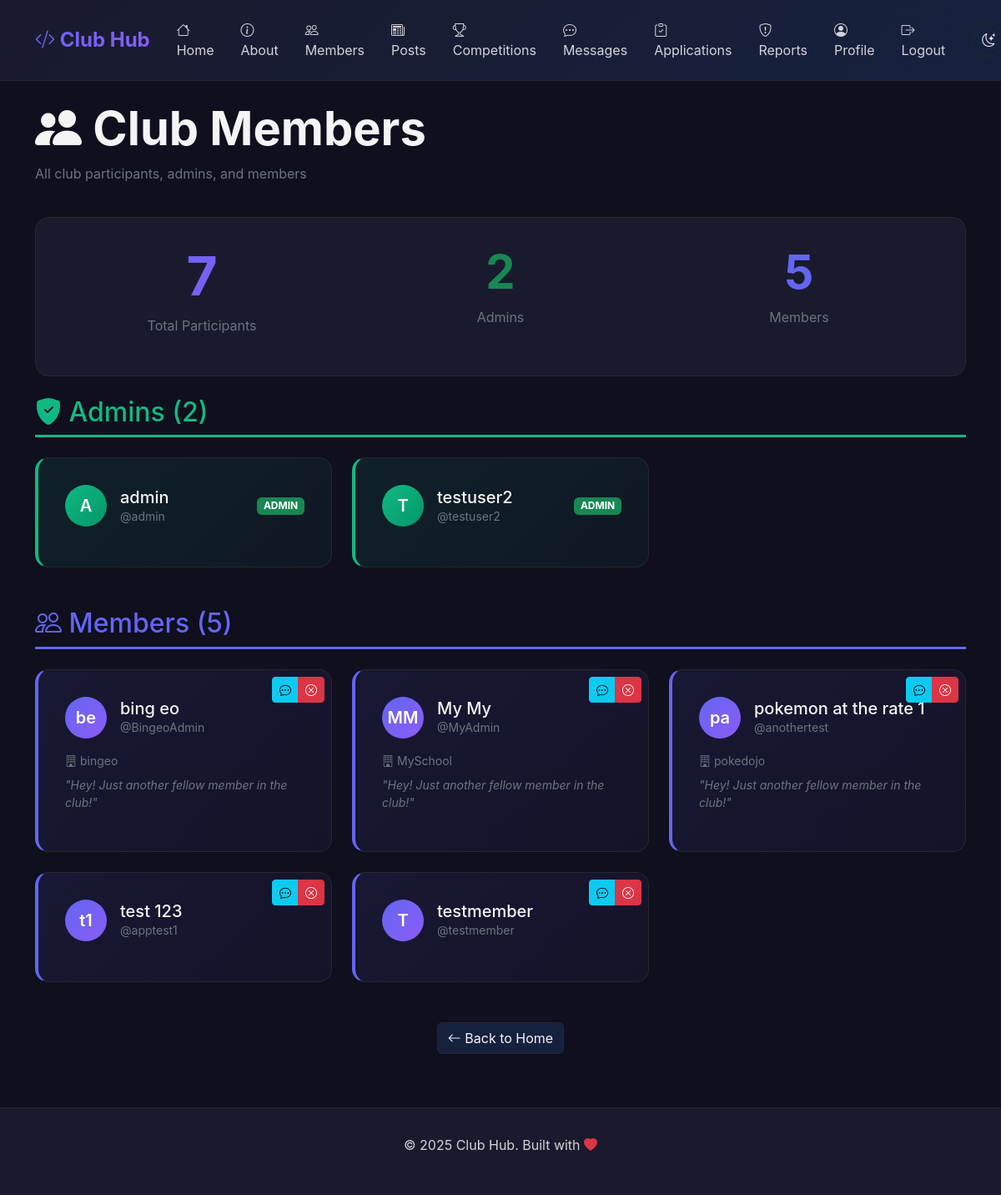
The app's page /accounts/members/ (signed in) with its own data.
### accounts/models.py (models this page shows, shortened)
class User(AbstractUser):
    ROLE_CHOICES = [
        ('admin', 'Admin'),
        ('member', 'Member'),
    ]
    role = models.CharField(
        max_length=10,
        choices=ROLE_CHOICES,
        default='member',
        help_text="User role: Admin (full access) or Member (limited access)"
    )
    email = models.EmailField(
        unique=True,
        help_text="Must be unique across all users"
    )
    class Meta:
        ordering = ['-date_joined']
        verbose_name = 'User'
        verbose_name_plural = 'Users'
    @property
    def is_admin(self):
        return self.role == 'admin'
    @property
    def is_club_member(self):
        return self.role == 'member'

class Profile(models.Model):
    user = models.OneToOneField(
        User,
        on_delete=models.CASCADE,
        related_name='profile'
    )
    age = models.PositiveIntegerField(
        help_text="User's age in years"
    )
    school = models.CharField(
        max_length=200,
        help_text="Current school/institution"
    )
    programming_experience = models.TextField(
        help_text="Description of programming background and experience"
    )
    bio = models.TextField(
        max_length=500,
        default="Hey! Just another fellow member in the club!",
        help_text="Short bio (max 500 characters)"
    )
    created_at = models.DateTimeField(auto_now_add=True)
    updated_at = models.DateTimeField(auto_now=True)
    class Meta:
        ordering = ['-created_at']
        verbose_name = 'Profile'
        verbose_name_plural = 'Profiles'

### accounts/views.py (the view)
# urls.py: path('members/', views.members_list_view, name='members'),
@login_required
def members_list_view(request):
    from accounts.models import User
    admins = User.objects.filter(role='admin').select_related('profile').order_by('username')
    members = User.objects.filter(role='member').select_related('profile').order_by('username')
    context = {
        'admins': admins,
        'members': members,
        'total_admins': admins.count(),
        'total_members': members.count(),
        'total_participants': admins.count() + members.count(),
    }
    return render(request, 'accounts/members.html', context)

### accounts/templates/accounts/members.html (shortened to what this page needs)
{% extends 'base.html' %}
{% block content %}
<div class="d-flex justify-content-between align-items-center mb-4">
    <div>
        <h1 class="display-4 fw-bold"><i class="bi bi-people-fill"></i> Club Members</h1>
        <p class="text-secondary">All club participants, admins, and members</p>
    </div>
</div>
<div class="card-custom mb-4 text-center">
    <div class="row">
        <div class="col-md-4">
            <h2 class="display-3 fw-bold mb-2" style="background: linear-gradient(135deg, #6366f1, #8b5cf6); -webkit-background-clip: text; -webkit-text-fill-color: transparent;">
                {{ total_participants }}
            </h2>
            <p class="text-secondary">Total Participants</p>
        </div>
        <div class="col-md-4">
            <h3 class="display-4 fw-bold mb-2 text-success">{{ total_admins }}</h3>
            <p class="text-secondary">Admins</p>
        </div>
        <div class="col-md-4">
            <h3 class="display-4 fw-bold mb-2" style="color: var(--accent-primary);">{{ total_members }}</h3>
            <p class="text-secondary">Members</p>
        </div>
    </div>
</div>
<div class="mb-5">
    <h2 class="mb-4 pb-2" style="border-bottom: 3px solid var(--success); color: var(--success);">
        <i class="bi bi-shield-fill-check"></i> Admins ({{ total_admins }})
    </h2>
    {% if admins %}
        <div class="row g-4">
            {% for admin in admins %}
                <div class="col-md-6 col-lg-4">
                    <div class="card-custom h-100" style="background: linear-gradient(135deg, rgba(16, 185, 129, 0.1), rgba(16, 185, 129, 0.05)); border-left: 4px solid var(--success);">
                        <div class="d-flex align-items-center gap-3 mb-3">
                            <div class="rounded-circle d-flex align-items-center justify-content-center"
                                 style="width: 50px; height: 50px; background: linear-gradient(135deg, #10b981, #059669); color: white; font-weight: 600; font-size: 1.25rem;">
                                {% if admin.first_name and admin.last_name %}
                                    {{ admin.first_name.0 }}{{ admin.last_name.0 }}
                                {% else %}
                                    {{ admin.username.0|upper }}
                                {% endif %}
                            </div>
                            <div class="flex-grow-1">
                                <h5 class="mb-0" style="color: var(--text-primary);">
                                    {% if admin.first_name and admin.last_name %}
                                        {{ admin.first_name }} {{ admin.last_name }}
                                    {% else %}
                                        {{ admin.username }}
                                    {% endif %}
                                </h5>
                                <p class="mb-0 small text-secondary">@{{ admin.username }}</p>
                            </div>
                            <span class="badge bg-success">ADMIN</span>
                        </div>
                    </div>
                </div>
            {% endfor %}
        </div>
    {% else %}
        <div class="card-custom text-center py-4">
            <p class="text-secondary mb-0">No admins found.</p>
        </div>
    {% endif %}
</div>
<div>
    <h2 class="mb-4 pb-2" style="border-bottom: 3px solid var(--accent-primary); color: var(--accent-primary);">
        <i class="bi bi-people"></i> Members ({{ total_members }})
    </h2>
    {% if members %}
        <div class="row g-4">
            {% for member in members %}
                <div class="col-md-6 col-lg-4">
                    <div class="card-custom h-100 position-relative" style="background: linear-gradient(135deg, rgba(99, 102, 241, 0.1), rgba(139, 92, 246, 0.05)); border-left: 4px solid var(--accent-primary);">
                        <div class="d-flex align-items-center gap-3 mb-3">
                            <div class="rounded-circle d-flex align-items-center justify-content-center"
                                 style="width: 50px; height: 50px; background: linear-gradient(135deg, #6366f1, #8b5cf6); color: white; font-weight: 600; font-size: 1.25rem;">
                                {% if member.first_name and member.last_name %}
                                    {{ member.first_name.0 }}{{ member.last_name.0 }}
                                {% else %}
                                    {{ member.username.0|upper }}
                                {% endif %}
                            </div>
                            <div class="flex-grow-1">
                                <h5 class="mb-0" style="color: var(--text-primary);">
                                    {% if member.first_name and member.last_name %}
                                        {{ member.first_name }} {{ member.last_name }}
                                    {% else %}
                                        {{ member.username }}
                                    {% endif %}
                                </h5>
                                <p class="mb-0 small text-secondary">@{{ member.username }}</p>
                            </div>
                        </div>
                        {% if member.profile.school %}
                            <p class="mb-2 small text-secondary">
                                <i class="bi bi-building"></i> {{ member.profile.school }}
                            </p>
                        {% endif %}
                        {% if member.profile.bio %}
                            <p class="mb-3 small text-secondary fst-italic">
                                "{{ member.profile.bio|truncatewords:15 }}"
                            </p>
                        {% endif %}
                        {% if user.is_authenticated and member != user %}
                            <div class="position-absolute top-0 end-0 m-2">
                                <div class="btn-group btn-group-sm">
                                    <a href="{% url 'messaging:conversation' member.id %}" class="btn btn-info" title="Message">
                                        <i class="bi bi-chat-dots"></i>
                                    </a>
                                    {% if user.is_admin %}
                                        <a href="{% url 'accounts:kick_member' member.pk %}" class="btn btn-danger" title="Remove Member">
                                            <i class="bi bi-x-circle"></i>
                                        </a>
                                    {% endif %}
                                </div>
                            </div>
                        {% endif %}
                    </div>
                </div>
            {% endfor %}
        </div>
    {% else %}
        <div class="card-custom text-center py-5">
            <i class="bi bi-people display-1 text-secondary mb-3"></i>
            <h4>No members found yet</h4>
            <p class="text-secondary mb-0">Applications are being reviewed!</p>
        </div>
    {% endif %}
</div>
<div class="text-center mt-5">
    <a href="{% url 'core:home' %}" class="btn btn-secondary">
        <i class="bi bi-arrow-left"></i> Back to Home
    </a>
</div>
{% endblock %}

### templates/base.html (shortened to what this page needs)
<!DOCTYPE html>
<html lang="en" data-theme="dark">
<head>
    <link href="https://cdn.jsdelivr.net/npm/bootstrap@5.3.2/dist/css/bootstrap.min.css" rel="stylesheet">
    <link rel="stylesheet" href="https://cdn.jsdelivr.net/npm/bootstrap-icons@1.11.3/font/bootstrap-icons.min.css">
</head>
<body>
    <nav class="navbar navbar-expand-lg navbar-custom sticky-top">
        <div class="container">
            <a class="navbar-brand" href="{% url 'core:home' %}">
                <i class="bi bi-code-slash"></i> Club Hub
            </a>
            <div class="collapse navbar-collapse" id="navbarNav">
                <ul class="navbar-nav ms-auto align-items-center">
                    <li class="nav-item"><a class="nav-link" href="{% url 'core:home' %}"><i class="bi bi-house"></i> Home</a></li>
                    <li class="nav-item"><a class="nav-link" href="{% url 'core:about' %}"><i class="bi bi-info-circle"></i> About</a></li>
                    {% if user.is_authenticated %}
                        <li class="nav-item"><a class="nav-link" href="{% url 'accounts:members' %}"><i class="bi bi-people"></i> Members</a></li>
                        <li class="nav-item"><a class="nav-link" href="{% url 'posts:list' %}"><i class="bi bi-newspaper"></i> Posts</a></li>
                        <li class="nav-item"><a class="nav-link" href="{% url 'competitions:list' %}"><i class="bi bi-trophy"></i> Competitions</a></li>
                        <li class="nav-item">
                            <a class="nav-link" href="{% url 'messaging:inbox' %}">
                                <i class="bi bi-chat-dots"></i> Messages
                            </a>
                        </li>
                        {% if user.is_admin %}
                            <li class="nav-item"><a class="nav-link" href="{% url 'applications:dashboard' %}"><i class="bi bi-clipboard-check"></i> Applications</a></li>
                            <li class="nav-item"><a class="nav-link" href="{% url 'moderation:reports_dashboard' %}"><i class="bi bi-shield-exclamation"></i> Reports</a></li>
                        {% endif %}
                        <li class="nav-item"><a class="nav-link" href="{% url 'accounts:profile' %}"><i class="bi bi-person-circle"></i> Profile</a></li>
                        <li class="nav-item"><a class="nav-link" href="{% url 'accounts:logout' %}"><i class="bi bi-box-arrow-right"></i> Logout</a></li>
                    {% else %}
                        <li class="nav-item"><a class="nav-link" href="{% url 'applications:apply' %}"><i class="bi bi-file-earmark-text"></i> Apply</a></li>
                        <li class="nav-item"><a class="nav-link" href="{% url 'accounts:login' %}"><i class="bi bi-box-arrow-in-right"></i> Login</a></li>
                    {% endif %}
                    <li class="nav-item ms-3">
                        <button class="theme-toggle" onclick="toggleTheme()">
                            <i class="bi bi-moon-stars" id="theme-icon"></i>
                        </button>
                    </li>
                </ul>
            </div>
        </div>
    </nav>
    <div class="container my-4">
        {% block content %}{% endblock %}
    </div>
    <footer>
        <div class="container">
            <p>&copy; 2025 Club Hub. Built with <i class="bi bi-heart-fill text-danger"></i></p>
        </div>
    </footer>
</body>
</html>

### templates/base.html (style rules this page uses)
:root[data-theme="dark"] { --bg-primary: #0f0f1e; --bg-secondary: #1a1a2e; --bg-tertiary: #16213e; --text-primary: #f4f4f5; --text-secondary: #d4d4d8; --text-muted: #a1a1aa; --accent-primary: #6366f1; --accent-secondary: #8b5cf6; --border-color: #27272a; --success: #10b981; --warning: #f59e0b; --danger: #ef4444; --input-bg: #1a1a2e; --input-text: #f4f4f5; }
* { margin: 0; padding: 0; box-sizing: border-box; }
body { background: var(--bg-primary); color: var(--text-primary); font-family: 'Inter', -apple-system, BlinkMacSystemFont, 'Segoe UI', sans-serif; min-height: 100vh; transition: background 0.3s, color 0.3s; }
.navbar-custom { background: linear-gradient(135deg, var(--bg-secondary) 0%, var(--bg-tertiary) 100%); backdrop-filter: blur(10px); border-bottom: 1px solid var(--border-color); padding: 1rem 0; }
.navbar-brand { background: linear-gradient(135deg, var(--accent-primary), var(--accent-secondary)); -webkit-background-clip: text; -webkit-text-fill-color: transparent; font-weight: 700; font-size: 1.5rem; }
.nav-link { color: var(--text-secondary) !important; transition: color 0.3s; margin: 0 0.5rem; }
.theme-toggle { background: var(--bg-tertiary); border: 1px solid var(--border-color); color: var(--text-primary); border-radius: 50%; width: 40px; height: 40px; display: flex; align-items: center; justify-content: center; cursor: pointer; transition: all 0.3s; }
.btn-secondary, .btn-outline-secondary { background: var(--bg-tertiary); border: 1px solid var(--border-color); color: var(--text-primary) !important; }
.card-custom { background: var(--bg-secondary); border: 1px solid var(--border-color); border-radius: 16px; padding: 2rem; transition: transform 0.3s, box-shadow 0.3s; }
footer { background: var(--bg-secondary); border-top: 1px solid var(--border-color); padding: 2rem 0; margin-top: 4rem; text-align: center; color: var(--text-secondary); }

### records on screen
User: username.0 "A", username "admin"
User: username.0 "T", username "testuser2"
User: first_name.0 "b", last_name.0 "e", first_name "bing", last_name "eo", username "BingeoAdmin", profile.school "bingeo", profile.bio "Hey! Just another fellow member in the club!"
User: first_name.0 "M", last_name.0 "M", first_name "My", last_name "My", username "MyAdmin", profile.school "MySchool", profile.bio "Hey! Just another fellow member in the club!"
User: first_name.0 "p", last_name.0 "a", first_name "pokemon", last_name "at the rate 1", username "anothertest", profile.school "pokedojo", profile.bio "Hey! Just another fellow member in the club!"
User: first_name.0 "t", last_name.0 "1", first_name "test", last_name "123", username "apptest1"
User: username.0 "T", username "testmember"

### other values on screen
{{ total_participants }} "7"
{{ total_admins }} "2"
{{ total_members }} "5"
